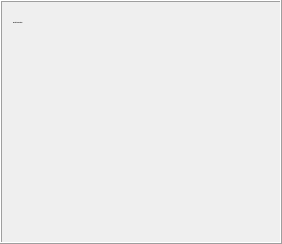
        <widget class="QFrame" name="frame_2">
         <property name="frameShape">
          <enum>QFrame::Box</enum>
         </property>
         <property name="frameShadow">
          <enum>QFrame::Raised</enum>
         </property>
         <layout class="QVBoxLayout" name="verticalLayout">
          <item>
           <layout class="QHBoxLayout" name="horizontalLayout_2">
            <item>
             <widget class="QLabel" name="label_4">
              <property name="font">
               <font>
                <pointsize>-1</pointsize>
                <weight>75</weight>
                <bold>true</bold>
               </font>
              </property>
              <property name="text">
               <string>Recent transactions</string>
              </property>
             </widget>
            </item>
            <item>
             <widget class="QPushButton" name="labelTransactionsStatus">
              <property name="enabled">
               <bool>false</bool>
              </property>
              <property name="maximumSize">
               <size>
                <width>30</width>
                <height>16777215</height>
               </size>
              </property>
              <property name="toolTip">
               <string>The displayed information may be out of date. Your wallet automatically synchronizes with the TINC network after a connection is established, but this process has not completed yet.</string>
              </property>
              <property name="styleSheet">
               <string notr="true">QObject #labelTransactionsStatus {
padding-right : 15px;
}
</string>
              </property>
              <property name="text">
               <string/>
              </property>
              <property name="icon">
               <iconset resource="../bitcoin.qrc">
                <normaloff>:/icons/warning</normaloff>
                <disabledoff>:/icons/warning</disabledoff>:/icons/warning</iconset>
              </property>
              <property name="iconSize">
               <size>
                <width>24</width>
                <height>24</height>
               </size>
              </property>
              <property name="flat">
               <bool>true</bool>
              </property>
             </widget>
            </item>
            <item>
             <spacer name="horizontalSpacer">
              <property name="orientation">
               <enum>Qt::Horizontal</enum>
              </property>
              <property name="sizeType">
               <enum>QSizePolicy::Expanding</enum>
              </property>
              <property name="sizeHint" stdset="0">
               <size>
                <width>40</width>
                <height>20</height>
               </size>
              </property>
             </spacer>
            </item>
           </layout>
          </item>
          <item>
           <widget class="QListView" name="listTransactions">
            <property name="styleSheet">
             <string notr="true">QListView { background: transparent; }</string>
            </property>
            <property name="frameShape">
             <enum>QFrame::NoFrame</enum>
            </property>
            <property name="verticalScrollBarPolicy">
             <enum>Qt::ScrollBarAlwaysOff</enum>
            </property>
            <property name="horizontalScrollBarPolicy">
             <enum>Qt::ScrollBarAlwaysOff</enum>
            </property>
            <property name="selectionMode">
             <enum>QAbstractItemView::NoSelection</enum>
            </property>
           </widget>
          </item>
         </layout>
        </widget>
